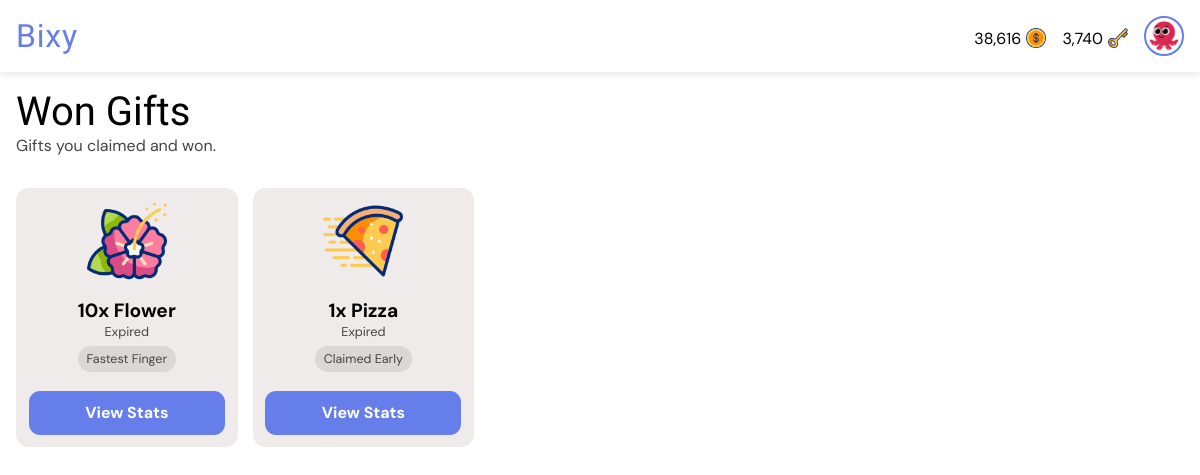
The page /gifts/won/ (signed in) on the database its author committed.
### giftapp/models.py (models this page shows, shortened)
class User(AbstractUser):
    gender = models.CharField(max_length=6, choices=GENDERS, default=GENDERS[0][0])
    is_verified = models.BooleanField(default=False, help_text="If the user's email address is verified or not.")
    email = models.EmailField(unique=True, blank=False, null=False)
    new_email = models.EmailField(unique=False, blank=True, null=True)
    coins = models.PositiveIntegerField(default=0)
    won_coins = models.PositiveIntegerField(default=0)
    keys = models.PositiveIntegerField(default=0)
    verify_code = models.CharField(max_length=255, null=True, blank=True)
    change_email_code = models.CharField(max_length=255, null=True, blank=True)
    profile_pic = models.ForeignKey(ProfilePicture, on_delete=models.SET_NULL, related_name='owners', null=True)
    deactivated_at = models.DateTimeField(null=True, blank=True)
    USERNAME_FIELD = "email"
    REQUIRED_FIELDS = ["username"]

class ProfilePicture(models.Model):
    name = models.CharField(max_length=50, null=False, blank=False)
    image = models.ImageField(null=False, blank=False, upload_to='profile_pics')

class GiftTransaction(models.Model):
    gifter = models.ForeignKey(User, on_delete=models.CASCADE, related_name="gifts_sent")
    recipient = models.ForeignKey(User, on_delete=models.CASCADE, related_name="gifts_received", null=True, blank=True)
    gift = models.ForeignKey(Gift, on_delete=models.CASCADE, related_name='transactions')
    quantity = models.PositiveIntegerField(default=1, help_text="Number of this gift to buy.")
    early_claim_fee = models.PositiveIntegerField(default=0, help_text="Number of keys paid to claim the gift early if not dropped. FF gifts cannot have early claim fee greater than 0.")
    claim_fee = models.PositiveIntegerField(default=0, help_text="Number of keys paid to claim the gift if dropped.")
    paid_users = models.ManyToManyField(User, related_name="paid_gifts", blank=True)
    message = models.CharField(max_length=255, blank=True)
    is_visible = models.BooleanField(default=True, help_text="If the actual gift is shown or hidden.")
    is_fastest_finger = models.BooleanField(default=False, help_text="If the gift is won by fastest finger only.")
    expire_rate = models.PositiveIntegerField(default=1, help_text="Number of hours before the gift expires (1 - 24). Must be greater than drop rate.")
    drop_rate = models.PositiveIntegerField(default=0, help_text="Number of hours before the gift drops (0 - 23).")
    expire_date = models.DateTimeField(default=timezone.now)
    drop_date = models.DateTimeField(default=timezone.now)
    created_at = models.DateTimeField(default=timezone.now)
    reveals = models.ManyToManyField(User, related_name="gift_reveals", blank=True)
    claimed_by = models.ForeignKey(
        User, null=True, blank=True, on_delete=models.SET_NULL, related_name="gifts_claimed"
    )
    def seconds_until_expire(self):
        delta = self.expire_date - timezone.now()
        return max(0, int(delta.total_seconds()))
    def seconds_until_drop(self):
        delta = self.drop_date - timezone.now()
        return max(0, int(delta.total_seconds()))
    def is_due_for_drop(self):
        return self.seconds_until_drop() <= 0
    def expire_bar_percent(self):
        return int((self.seconds_until_expire() / (self.expire_rate * 60 * 60)) * 100)

class Gift(models.Model):
    name = models.CharField(max_length=50, null=True, blank=True)
    cost = models.PositiveIntegerField(default=0)
    image = models.ImageField(null=True, blank=True, upload_to='gift_images')
    gif = models.FileField(null=True, blank=True, upload_to='gift_gifs')

### giftapp/views.py (the view)
# urls.py: path("gifts/won/", views.won_gifts, name="won_gifts"),
@login_required
def won_gifts(request):
    won = GiftTransaction.objects.annotate(
        due_for_expire=ExpressionWrapper(
            Q(expire_date__lt=timezone.now()), output_field=BooleanField()
        ),
        seconds_before_drop=ExpressionWrapper(
            F("drop_date") - timezone.now(), output_field=DurationField()
        ),
        seconds_before_expire=ExpressionWrapper(
            F("expire_date") - timezone.now(), output_field=DurationField()
        )
    ).filter(reveals=request.user, recipient=request.user).all().order_by('seconds_before_drop', 'seconds_before_expire')
    context = {
        "gift_transactions": won,
    }
    return render(request, "won_gifts.html", context)

### templates/won_gifts.html (shortened to what this page needs)
{% extends 'base.html' %}
{% load static %}
{% load humanize %}
{% load timefilters %}
{% block title %}
<link rel="stylesheet" href="{% static 'css/all_gifts.css' %}">
{% endblock %}
{% block body %}
<div class="heading">
    <h1>Won Gifts</h1>
    <p>Gifts you claimed and won.</p>
</div>
{% if gift_transactions|length > 0 %}
<div class="card-container">
    {% for gift_transaction in gift_transactions %}
    <div class="card">
        <div class="gift-image">
            <img src="{{ gift_transaction.gift.image.url }}" alt="Gift image">
        </div>
        <div class="gift-info">
            <h1>{{ gift_transaction.quantity|intcomma }}x {{ gift_transaction.gift.name }}</h1>
            {% if not gift_transaction.due_for_expire %}
            {% if gift_transaction.drop_rate > 0 %}
            {% if gift_transaction.is_due_for_drop %}
            <p class="timer" id="{{ gift_transaction.id }}" data-prefix="Expires"
                data-seconds="{{ gift_transaction.seconds_until_expire }}">Expires in --:--:--:--</p>
            {% else %}
            <p class="timer" id="{{ gift_transaction.id }}" data-prefix="Drops"
                data-seconds="{{ gift_transaction.seconds_until_drop }}">Drops in --:--:--:--</p>
            {% endif %}
            {% else %}
            <p class="timer" id="{{ gift_transaction.id }}" data-prefix="Expires"
                data-seconds="{{ gift_transaction.seconds_until_expire }}">Expires in --:--:--:--</p>
            {% endif %}
            {% else %}
            <p>Expired</p>
            {% endif %}
            <div class="tags">
                {% if gift_transaction.is_fastest_finger %}
                <p class="tag">Fastest Finger</p>
                {% endif %}
                {% if request.user in gift_transaction.paid_users.all %}
                <p class="tag">Claimed Early</p>
                {% endif %}
            </div>
        </div>
        <a href="{% url 'view_gift_stats' gift_transaction.id %}">View Stats</a>
    </div>
    {% endfor %}
</div>
{% else %}
<div class="empty">
    <img src="{% static 'images/empty-box.png' %}" alt="No content image">
    <h1>Feels Empty Here.</h1>
    <a href="{% url 'won_gifts' %}">Refresh</a>
</div>
{% endif %}
{% endblock %}

### templates/base.html (shortened to what this page needs)
<!DOCTYPE html>
<html lang="en">
<head>
    {% load static %}
    {% load humanize %}
    {% load timefilters %}
    {% block title %} {% endblock %}
</head>
<body>
    <nav class="navbar">
        <div class="logo-container" role="link" tabindex="0">
            <a href="{% url 'all_gifts' %}" class="logo-text">Bixy</a>
        </div>
        <div class="profile-section" id="profileSection">
            {% if user.is_authenticated %}
            <a href="{% url 'buy_coins' %}" style="text-decoration: none; color: black;">
                <div class="cost">
                    <p>{{ user.coins|intcomma }}</p>
                    <img src="{% static 'images/dollar.png' %}" alt="Gift image">
                </div>
            </a>
            <a href="{% url 'buy_coins' %}" style="text-decoration: none; color: black;">
                <div class="cost">
                    <p>{{ user.keys|intcomma }}</p>
                    <img src="{% static 'images/key.png' %}" alt="Gift image">
                </div>
            </a>
            <a href="{% url 'profile' %}">
                <img src="{{ user.profile_pic.image.url }}" alt="Profile picture" class="profile-pic" />
            </a>
            {% else %}
            <a href="{% url 'signin' %}" class="btn login">Login</a>
            <a href="{% url 'signup' %}" class="btn signup">Sign Up</a>
            {% endif %}
        </div>
    </nav>
    <main>
        <section>
            {% block body %} {% endblock %}
        </section>
    </main>
</body>
</html>

### static/css/all_gifts.css (style rules this page uses)
* { margin: 0; padding: 0; box-sizing: border-box; font-family: "DM Sans", sans-serif; font-optical-sizing: auto; font-style: normal; }
html { font-size: 16px; }
:root { --background-color: white; --text-color: black; --label-color: #555; --even-row-color: #f9f9f9; --input-background-color: white; --input-text-color: black; --input-border-color: #ccc; --sub-text-color: #444; --button-color: #667eea; --link-color: #667eea; --button-hover-color: #7f53d2; --card-background-color: rgb(240, 235, 235); --card-text-color: var(--text-color); --card-button-color: white; --tag-bg: #dbd7d7; --tag-text: black; --padding-value: 1rem; }
* { margin: 0; padding: 0; box-sizing: border-box; }
body { background-color: var(--background-color); }
.navbar { display: flex; justify-content: space-between; align-items: center; padding: 1rem var(--padding-value); background: var(--background-color); box-shadow: 0 2px 8px rgba(0, 0, 0, 0.1); position: fixed; top: 0; width: 100%; z-index: 1000; }
.logo-container { display: flex; align-items: center; cursor: pointer; user-select: none; }
.logo-text { font-weight: 700; font-size: 2rem; color: var(--button-color); line-height: 1; letter-spacing: .05rem; font-family: "Passion One", sans-serif; font-weight: 400; font-style: normal; text-decoration: none; }
.profile-section { display: flex; align-items: center; gap: 1rem; }
.profile-pic { width: 40px; height: 40px; border-radius: 50%; object-fit: cover; cursor: pointer; border: 2px solid var(--button-color); transition: box-shadow 0.3s ease; padding: .2rem; display: block; }
main { margin-top: 4.5em; }
div.heading { padding: 1rem var(--padding-value); }
div.heading h1 { font-family: "Passion One", sans-serif; font-weight: 400; font-style: normal; text-decoration: none; font-size: 2.5rem; color: var(--text-color); }
div.heading p { color: var(--sub-text-color); }
div.card-container { display: flex; flex-wrap: wrap; gap: 15px; padding: 1rem var(--padding-value); }
div.card { background-color: var(--card-background-color); color: var(--card-text-color); display: flex; flex-direction: column; align-items: center; padding: 1em; font-size: .8rem; border-radius: 1em; width: calc((100% - 60px) / 5); }
div.card h1 { font-size: 1.2rem; }
div.gift-image img { width: 100%; height: 80px; }
div.gift-info { display: flex; flex-direction: column; align-items: center; padding: 1em; }
div.gift-info h1 { text-align: center; }
div.gift-info p { color: var(--sub-text-color); }
div.tags { display: flex; align-items: center; justify-content: center; flex-wrap: wrap; gap: 8px; margin: .5em 0; }
p.tag { background-color: var(--tag-bg); color: var(--tag-text); padding: 5px 9px; border-radius: 15px; font-size: 12.5px; white-space: nowrap; }
div.card a { width: 100%; background-color: var(--link-color); color: var(--card-button-color); padding: .7rem; border: none; border-radius: .7em; font-size: 1rem; font-weight: bold; text-decoration: none; text-align: center; }
div.cost { display: flex; align-items: center; gap: 5px; justify-content: center; margin-top: .3rem; color: var(--text-color); }
div.cost img { width: 20px !important; height: 20px !important; }

### rows shown on the page
User: coins "38,616", keys "3,740", profile_pic.image (picture)
GiftTransaction: gift.image (picture), quantity "10", gift.name "Flower", shows "Expired", is_fastest_finger "Fastest Finger"
GiftTransaction: gift.image (picture), quantity "1", gift.name "Pizza", shows "Expired", shows "Claimed Early"
